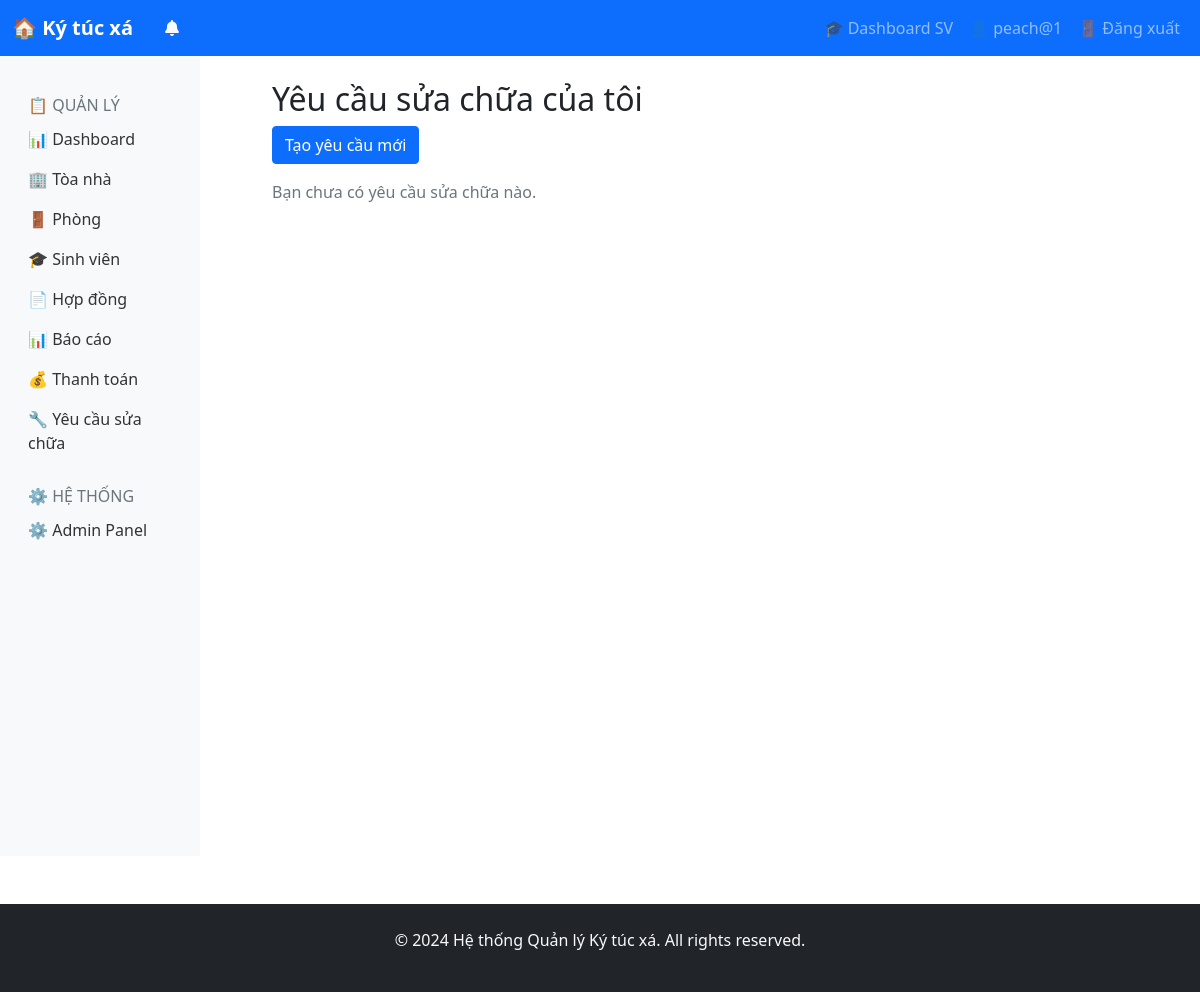
The page /student/repairs/ (signed in) on the database as committed earlier.
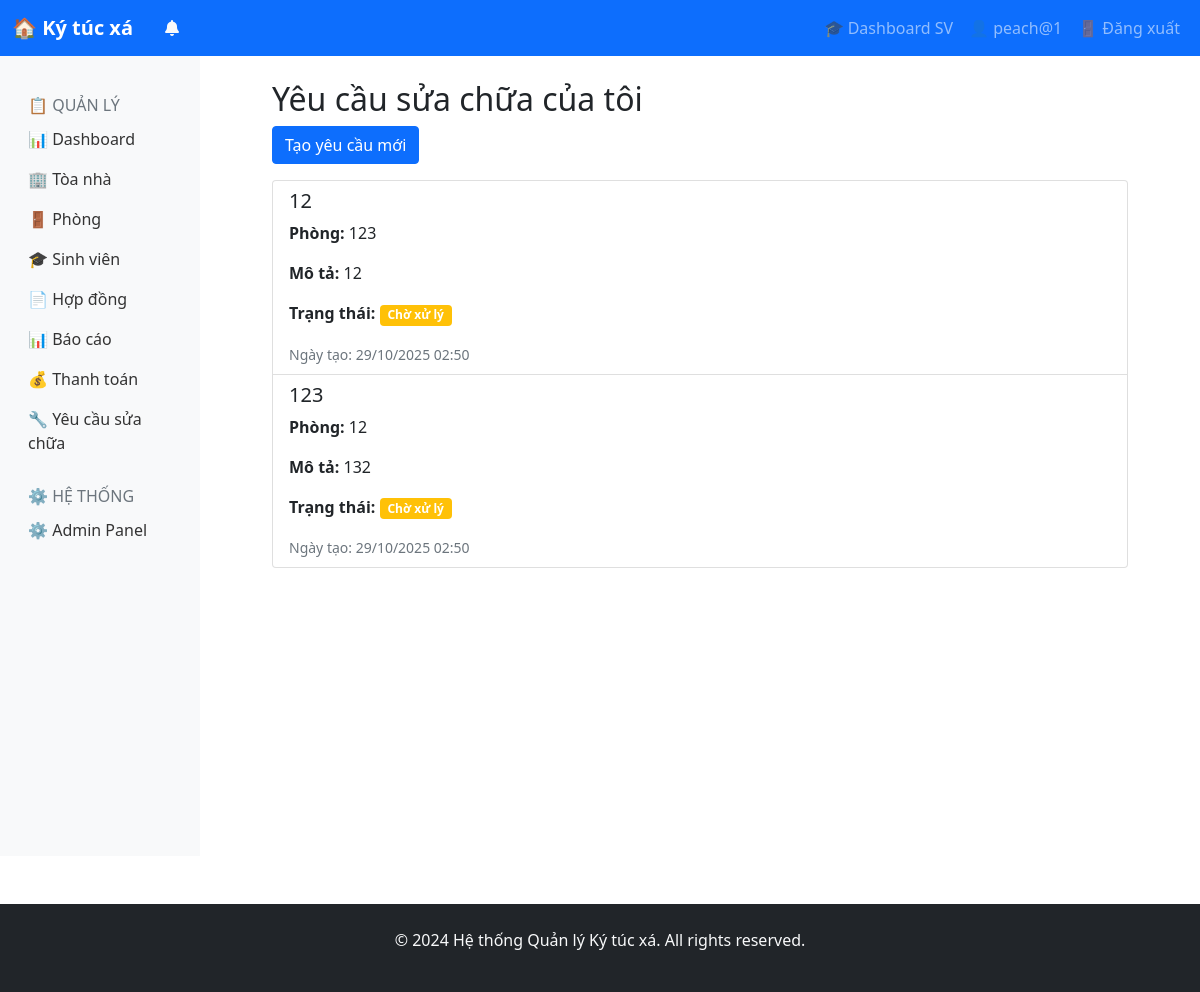
The same page on the database as committed later.
### dormitory/models.py (models this page shows, shortened)
class RepairRequest(models.Model):
    STATUS_CHOICES = (
        ('pending', 'Chờ xử lý'),
        ('in_progress', 'Đang sửa chữa'),
        ('completed', 'Đã hoàn thành'),
    )
    student = models.ForeignKey(settings.AUTH_USER_MODEL, on_delete=models.CASCADE)
    room = models.CharField(max_length=20)
    title = models.CharField(max_length=200)
    description = models.TextField()
    status = models.CharField(max_length=20, choices=STATUS_CHOICES, default='pending')
    created_at = models.DateTimeField(auto_now_add=True)
    updated_at = models.DateTimeField(auto_now=True)

### dormitory/views.py (the view)
# urls.py: path('student/repairs/', views.student_repairs, name='student_repairs'),
@login_required
def student_repairs(request):
    repairs = RepairRequest.objects.filter(student=request.user)
    return render(request, 'dormitory/student_repairs.html', {'repairs': repairs})

### dormitory/templates/dormitory/student_repairs.html
{% extends 'base.html' %}
{% block content %}
<div class="container">
    <h2>Yêu cầu sửa chữa của tôi</h2>
    <a href="{% url 'create_repair' %}" class="btn btn-primary mb-3">Tạo yêu cầu mới</a>
    <div class="list-group">
        {% for repair in repairs %}
        <div class="list-group-item">
            <h5>{{ repair.title }}</h5>
            <p><strong>Phòng:</strong> {{ repair.room }}</p>
            <p><strong>Mô tả:</strong> {{ repair.description }}</p>
            <p><strong>Trạng thái:</strong>
                {% if repair.status == 'pending' %}
                    <span class="badge bg-warning">Chờ xử lý</span>
                {% elif repair.status == 'in_progress' %}
                    <span class="badge bg-info">Đang sửa chữa</span>
                {% else %}
                    <span class="badge bg-success">Đã hoàn thành</span>
                {% endif %}
            </p>
            <small class="text-muted">Ngày tạo: {{ repair.created_at|date:"d/m/Y H:i" }}</small>
        </div>
        {% empty %}
        <p class="text-muted">Bạn chưa có yêu cầu sửa chữa nào.</p>
        {% endfor %}
    </div>
</div>
{% endblock %}

Rows that differ between the two databases and show on the page:
added RepairRequest: title "12", room "123", description "12", status "Chờ xử lý", created_at "29/10/2025 02:50"
added RepairRequest: title "123", room "12", description "132", status "Chờ xử lý", created_at "29/10/2025 02:50"
Other text that changed with them:
text no longer shown: "Bạn chưa có yêu cầu sửa chữa nào."
